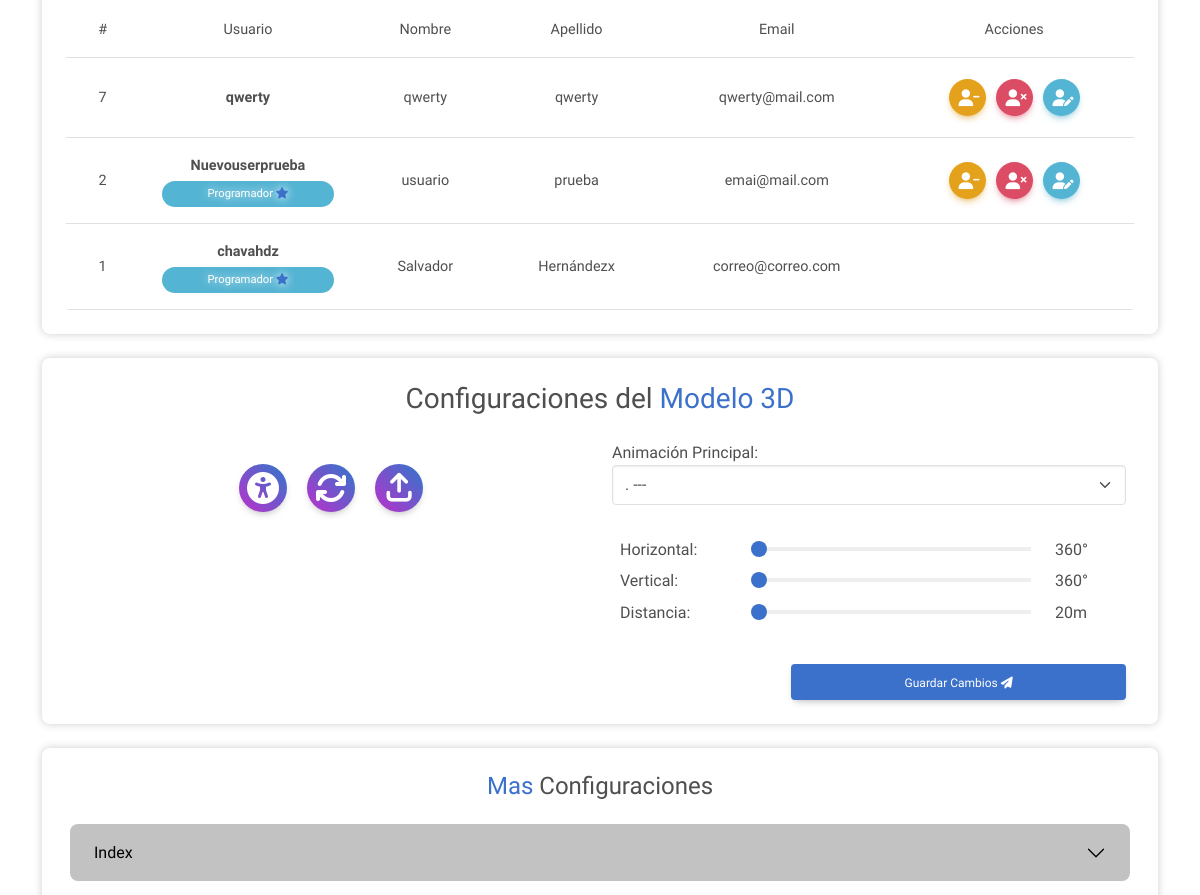
The app's page /administracion/ (signed in, middle part), older data.
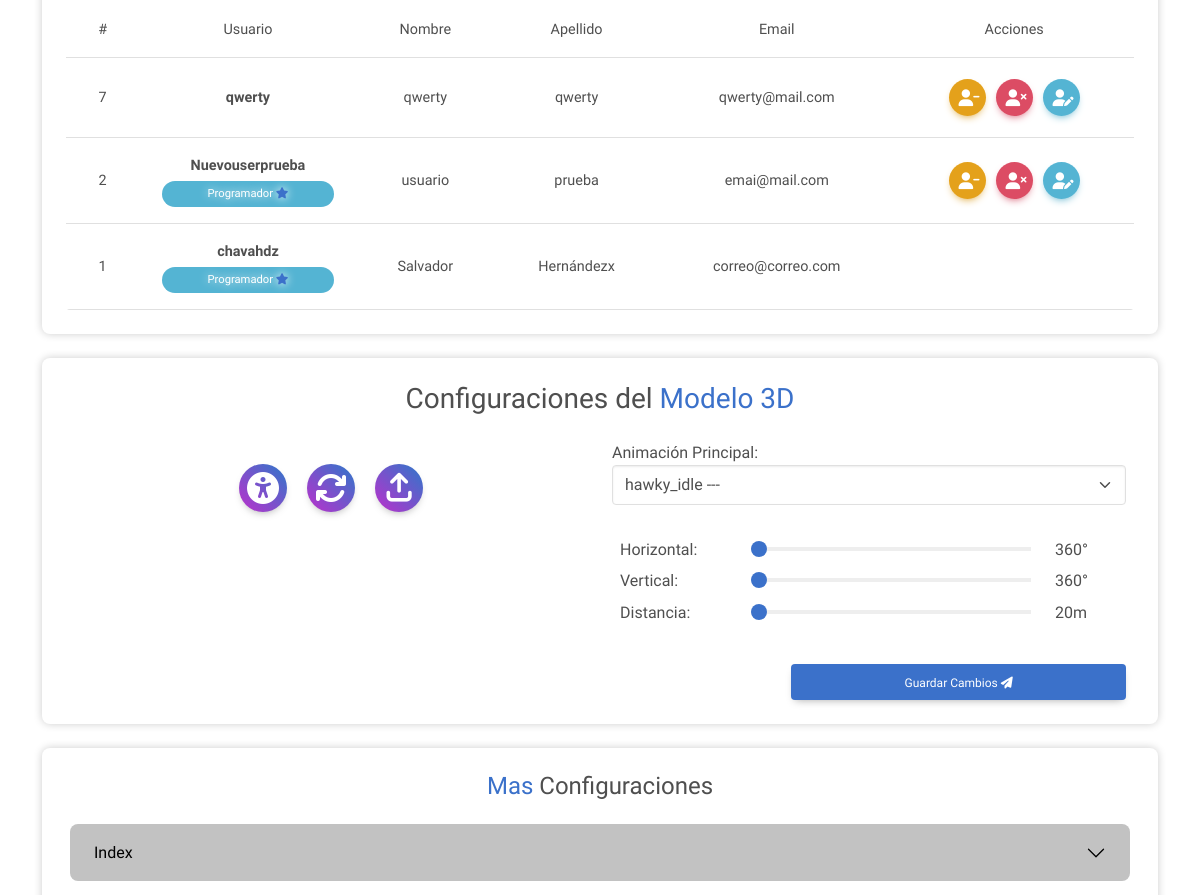
The same page, newer data.
### cross_asistent/models.py (models this page shows, shortened)
class Configuraciones(models.Model):
    qr_image = models.FileField(upload_to='settings/', max_length=200)
    qr_button = models.BooleanField(default=True)
    calendar_btnsYear = models.BooleanField(default=True)
    copyright_year = models.CharField(max_length=50, default='2020')
    utc_link = models.TextField()
    redes_sociales = models.TextField(blank=True, null=True)
    about_img_first = models.ImageField(upload_to=set_conf_path, max_length=200)
    about_img_second = models.ImageField(upload_to=set_conf_path, max_length=200)
    about_text_first = models.TextField()
    about_text_second = models.TextField()

### cross_asistent/views.py (the view, shortened to what this page needs)
# urls.py: path('administracion/', views.vista_programador, name='vista_programador'),
@login_required
@never_cache
def vista_programador(request):
    banners_all = models.Banners.objects.all()
    users = User.objects.all().order_by('-id')
    configuraciones = obtener_configuraciones(1)
    hawkySettings = obtener_configuraciones(2)
    if request.user.is_staff:
        num_blogs = models.Articulos.objects.all().count()
    else:
        num_blogs = models.Articulos.objects.filter(autor=request.user).count()
    contexto = {
        'users':users,
        'user':request.user,
        'active_page':'home',
        'pages':functions.pages,
        'banners_all':banners_all,
        'settingsall':settingsall,
        'categorias':categoriasFilter,
        'preguntas_sending':questions_all[:8], # limitar a los primeros 8 registros
        'preguntas_count':questions_all.count(),
        'num_preguntas':databaseall.count(),
        'num_blogs': num_blogs,
        'model_3D': hawkySettings['qr_image'],
        'active_areas': hawkySettings['qr_button'],
        'anim_default': hawkySettings['utc_link'],
        **configuraciones,
    }
    return render(request, 'admin/vista_programador.html', contexto)

### cross_asistent/views.py (called while the page is built)
def obtener_configuraciones(questID):
    oneconfig = get_object_or_404(models.Configuraciones, pk=questID)
    return {
        'qr_image': oneconfig.qr_image.url,
        'qr_button': oneconfig.qr_button,
        'redes_sociales': oneconfig.redes_sociales,
        'copyright_year': oneconfig.copyright_year,
        'utc_link': oneconfig.utc_link,
        'calendar_btnsYear': oneconfig.calendar_btnsYear,
        'about_img_first': oneconfig.about_img_first.url,
        'about_text_first': oneconfig.about_text_first,
        'about_img_second': oneconfig.about_img_second.url,
        'about_text_second': oneconfig.about_text_second,
    }

### cross_asistent/templates/admin/vista_programador.html (shortened to what the changed rows need)
{% extends 'base/widget.html' %}
{% load static %}
{% block content %}
<main class="container container-fluid pt-4 pb-5 {% if not user.is_authenticated %}main_container{% endif %}">
  <section class="row">
    {% if user.is_staff %}
    <div class="pt-4" id="tabla_usuarios">
      <div class="card">
        <div class="card-body text-center">
          <div class="table-responsive rounded" id="table-container">
            <table class="table table_odd align-middle m-0">
              <thead>
                <tr>
                  <th>#</th>
                  <th>Usuario</th>
                  <th>Nombre</th>
                  <th>Apellido</th>
                  <th>Email</th>
                  <th>Acciones</th>
                </tr>
              </thead>
              <tbody>
                {% for oneuser in users %}
                <tr id="row-user_{{oneuser.id}}" class="results_item table_odd_items table_users">
                  <td>{{ oneuser.id }}</td>
                  <td>
                    <strong>{{ oneuser.username }}</strong>
                    {% if oneuser.is_staff %}
                    <div class="text-nowrap bg-info text-white rounded-pill fs-7 mt-1 p-1 px-2">
                      Programador <i class="fa-solid fa-star text_detail"></i></div>
                    {% elif not oneuser.is_active %}
                    <div class="bg-danger text-white rounded-pill fs-7 mt-1 pt-1">
                      Inactivo <i class="fa-solid fa-ban"></i></div>
                    {% endif %}
                  </td>
                  <td>{{ oneuser.first_name }}</td>
                  <td>{{ oneuser.last_name }}</td>
                  <td>{{ oneuser.email }}</td>
                  <td>
                    <div class="d-flex align-items-center justify-content-center h-100 gap_10 fs-5">
                      {% if not oneuser.username == user.username %}
                      <div>
                        <form method="post" action="{% url 'in_active' %}" data-submit-form>
                          {% if oneuser.is_active %}
                          <button type="submit" title="Desactivar Usuario" class="btn btn-floating btn-warning">
                            <i class="fa-solid fa-user-minus"></i>
                          </button>
                          {% else %}
                          <input type="text" name="actionform" value="activate" class="d-none">
                          <button type="submit" title="Activar Usuario" class="btn btn-floating text-white btn_purple">
                            <i class="fa-solid fa-user-check"></i>
                          </button>
                          {% endif %}
                        </form>
                      </div>
                      <div>
                        <button title="Editar Usuario" type="button" class="btn btn-floating btn-danger" data-mdb-ripple-init data-mdb-modal-init
                          data-mdb-target="#eliminar_modal_{{ oneuser.id }}">
                          <i class="fa-solid fa-user-xmark"></i>
                        </button>
                      </div>
                      <div>
                        <button title="Editar Usuario" type="button" class="btn btn-floating btn-info" data-mdb-ripple-init data-mdb-modal-init
                          data-mdb-target="#editar_modal_{{ oneuser.id }}">
                          <i class="fa-solid fa-user-pen"></i>
                        </button>
                      </div>
                      {% endif %}
                    </div>
                  </td>
                </tr>
                {% endfor %}
              </tbody>
            </table>
          </div>
        </div>
      </div>
    </div>
    <div class="mt-4">
      <div class="card">
        <div class="card-body mx-2">
          <h3 class="mb-4 text-center">Configuraciones del <span class="text_detail">Modelo 3D</span></h3>
          <form action="{% url 'update_settings' %}" method="post" class="row px-0" data-submit-form>
            <div class="col-12 col-lg-6">
              <div class="d-flex justify-content-center gap_20 col-12 my-4">
                <button type="button" class="btn bg_purple-blue btn-floating text-white p-4" id="pauseAnim" title="Pausar Animación">
                  <i class="fa-solid fa-universal-access fs-20"></i>
                </button>
                <button type="button" class="btn bg_purple-blue btn-floating text-white p-4" data-model="{{model_3D}}" id="reloadModel" title="Recargar Modelo">
                  <i class="fa-solid fa-arrows-rotate fs-20"></i>
                </button>
                <div>
                  <label class="btn bg_purple-blue btn-floating text-white p-4" for="fileInput" title="Subir Modelo">
                    <i class="fa-solid fa-arrow-up-from-bracket fs-18"></i>
                  </label>
                </div>
              </div>
            </div>
            <div class="col-lg-6">
              <label for="animationsSelect">Animación Principal:</label>
              <div class="form-outline col-12 col-lg-6 mb-4">
                <select class="form-select animationsSelect" id="animationsSelect" name="utclink" required>
                  <option selected hidden value="{{anim_default}}">{{anim_default}} ---</option>
                </select>
              </div>
              <div class="row p-0 p-md-2 mb-4">
                <div class="col-4 col-lg-3">
                  Horizontal:
                </div>
                <div class="col-6 col-lg-7">
                  <div class="range" data-mdb-range-init>
                    <input type="range" class="form-range" value="0" min="0" max="360" step="5" id="cameraHorizontal" />
                  </div>
                </div>
                <div class="col-2 pe-0">
                  360°
                </div>
                <div class="col-4 col-lg-3">
                  Vertical:
                </div>
                <div class="col-6 col-lg-7">
                  <div class="range" data-mdb-range-init>
                    <input type="range" class="form-range" value="0" min="0" max="360" step="5" id="cameraVertical" />
                  </div>
                </div>
                <div class="col-2 pe-0">
                  360°
                </div>
                <div class="col-4 col-lg-3">
                  Distancia:
                </div>
                <div class="col-6 col-lg-7">
                  <div class="range" data-mdb-range-init>
                    <input type="range" class="form-range" value="0" min="1" max="25" step="1" id="cameraDistance" />
                  </div>
                </div>
                <div class="col-2 pe-0">
                  20m
                </div>
              </div>
            </div>
            <div class="d-none d-md-block col-md-4"></div>
            <div class="d-none d-md-block col-md-4"></div>
            <div class="col-12 col-md-4">
              <button type="submit" class="btn btn_detail btn-block">
                Guardar Cambios <i class="fa-solid fa-paper-plane"></i>
              </button>
            </div>
          </form>
        </div>
      </div>
    </div>
    <div class="my-4">
      <div class="card">
        <div class="card-body mx-2">
          <h4 class="text-center mb-4"><span class="text_detail">Mas</span> Configuraciones</h4>
          <div class="accordion accordion-borderless row" id="settingsAccordion">
            <div class="accordion-item mb-3 col-12 px-2">
              <h5 class="accordion-header" id="flush-headingqrimage">
                <button data-mdb-collapse-init class="accordion-button" type="button" data-mdb-toggle="collapse" data-mdb-target="#flush-collapseqrimage"
                  aria-expanded="true" aria-controls="flush-collapseqrimage">Index</button>
              </h5>
            </div>
          </div>
        </div>
      </div>
    </div>
    {% endif %}
  </section>
</main>
{% endblock %}

Row changes from the older to the newer data that the page shows:
now on this page (row edited): Configuraciones: utclink "hawky_idle ---"
Text that changed along with them:
form field utclink: ". ---" → (not shown)
